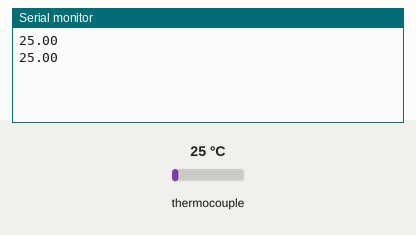
Recording of a sketch running on a simulated Arduino Mega 2560, built with avr-gcc and run on an emulated ATmega2560. Parts: the last lines printed to the serial monitor. The inputs (shaded band) are chosen by the test bench; at power-on: thermocouple 25 °C.

Above: at 1.8 s.
1.9 s: thermocouple set to 6 °C
At 2.8 s:
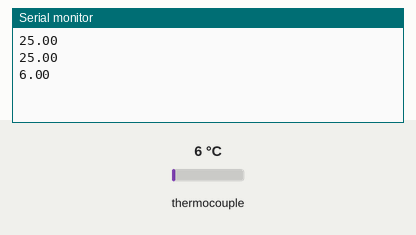
3.4 s: thermocouple set to 75 °C
At 4.5 s:
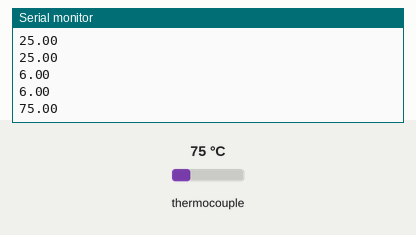
Timing chart, 0 to 6.4 s (numbered marks = the images above; inputs shaded):
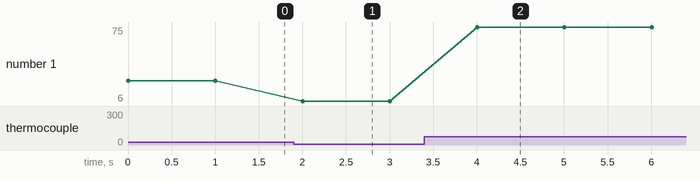

The sketch:

Utils.ino
```cpp
float maxOfAll(int numArgs, ...) {
    va_list args;
    va_start(args, numArgs);

    float temp = va_arg(args, double);
    for (int i = 1; i < numArgs; ++i) {
        float current = va_arg(args, double);
        if (current > temp)
            temp = current;
    }

    va_end(args);
    return temp;
}
```

DesalinationControl.ino
```cpp
// Code tested for Arduino Mega
#include <math.h>
#include <stdarg.h>
#include "max6675.h"
#include "temperature_sensor.h"
#include "fuzzy_control.h"
#include "ezo_pmp_control.h"
#include "utils.h"
#include "water_level_sensor.h"

void setup() {
  Serial.begin(9600);
  Serial3.begin(9600);

  initTemperatureSensors();
  //initLevelSensors();
  //initPumpControl();
  //initFuzzyControl();
}

void loop () {
  //fillSeawaterIfNecessary();
  //setFuzzyMemberships();
  Serial.println(String(readTemperature(SOLAR_RECEIVER_TEMPERATURE_SENSOR)));
  delay(1000);
}
```

EzoPmpControl.ino
```cpp
String input_command = "";
String pump_response = "";

boolean response_complete = false;
boolean is_flowing = false;
float ml;
float max_flowrate = 105.0;


/**
 * This method serves to initialize all the parameters
 * that will be used to control the EZO PMP
 */
void initPumpControl(){
  input_command.reserve(10);
  pump_response.reserve(30);
  max_flowrate = getMaxFlow();
  if (max_flowrate < MIN_FLOW_RATE)
    Serial.println("ERROR ENCOUNTERED WHILE SETTING MAX FLOWRATE. MAX FLOW RATE CAN NOT BE LESS THAN MIN FLOW RATE");

  executeEzoPmpCommand("L,0");
}

/**
 * This method executes everytime serial port_0
 * receives a char. This method will read the inputString
 * until a CR (delimiter) is received.
 *
 * This method also sets response_complete to true
 */
void serialEvent3() {
  pump_response = Serial3.readStringUntil(CARRIAGE_RETURN);
  response_complete = true;
}

/**
 * This method sends a string to the EZO PMP
 * this method doesn't handle any errors.
 */
void executeEzoPmpCommand(String command){
  Serial.println(command);
  Serial3.print(command);
  Serial3.print(CARRIAGE_RETURN);
}

/**
 *
 */
void handleEzoPmpCommand() {
  if (!response_complete)
    return;

  if (isdigit(pump_response[0]) || pump_response[0]== '-')
    ml = pump_response.toFloat();

  pump_response = "";
  response_complete = false;
}

/**
 * @returns true if pump is dispensing, false otherwise
 */
bool getPmpStatus(){
  executeEzoPmpCommand("D,?");
  delay(50);
  if (response_complete)
    return pump_response.indexOf("1") >= 0;
  return false;
}

/**
 * When executed, the pump stop dispensing
 */
void stopDispensing() {
  executeEzoPmpCommand("X");
}

void startConstantFlowrate(float ml_per_min){
  if (ml_per_min < MIN_FLOW_RATE) {
    stopDispensing();
    return;
  }
  if (ml_per_min > max_flowrate){
    stopDispensing();
    return;
  }

  String value2dispense = String(ml_per_min, 1);
  String command = "DC,";
  command.concat(value2dispense);
  command.concat(",*");
  executeEzoPmpCommand(command);
}

float getMaxFlow(){
  executeEzoPmpCommand("DC,?");
  String valueStr = pump_response.substring(pump_response.indexOf(',') + 1);
  if (isdigit(valueStr[0]) || valueStr[0]== '-')
    return valueStr.toFloat();
  return 0.0;
}
```

FuzzyControl.ino
```cpp
/**
 * This method sets all membership degrees
 * to zero
 * @param m membership to clear
 */
void clearMembershipDegrees(membership m) {
  m.very_low = 0;
  m.low = 0;
  m.medium = 0;
  m.high = 0;
  m.very_high = 0;
}

membership seawater_temperature_membership;
membership heated_seawater_temperature_membership;
membership solar_receiver_temperature_membership;
membership flow_membership;

function_limits seawater_limits = {5, 10, 13, 20, 27, 30, 35};
function_limits heated_seawater_limits = {30, 40, 40, 50, 60, 65, 70};
function_limits solar_receiver_limits = {40, 60, 60, 80, 100, 100, 120};
output_limits flow_limits = {5, 8, 6, 10, 8, 12, 10, 14, 12, 15};

/**
 * This method sets all membership degrees of all
 * fuzzy variables to zero
 */
void clearAllMemberships() {
  clearMembershipDegrees(seawater_temperature_membership);
  clearMembershipDegrees(heated_seawater_temperature_membership);
  clearMembershipDegrees(solar_receiver_temperature_membership);
  clearMembershipDegrees(flow_membership);
}

/**
 * This method inits the fuzzy control parameters
 */
void initFuzzyControl(){
  clearAllMemberships();
}
/**
 * @returns the minimum of the two fuzzy vars
*/
float fuzzyAnd(float a, float b) {
  return fmin(a,b);
}

/**
 * @returns the maximum of the two fuzzy vars
*/
float fuzzyOr(float a, float b) {
  return fmax(a,b);
}

/**
 * @returns 1 - the value of the fuzzy var
*/
float fuzzyNot(float a) {
  return 1 - a;
}

/**
 * This normal distribution only applies for the categories
 * from low temperature to high temperature since the others
 * have different function shape
 * @param x value to search
 * @param mu mean
 * @param b upper bound
 * @returns the degrees of membership of the seawater in the specified range
 */
float getNormalDistributionValue(float x, float mu, enum DISTRIBUTION_SIGMA sigma){
  float r = pow(
        exp(1),
        -pow(x - mu, 2) / (2*pow(sigma, 2))
  );
  return r < ROUND_TO_ZERO_IF_LOWER_THAN ? 0 : r;
}

/**
 * This S shape distribution only applies for the categorie
 * very_high since the other categories have different function shapes
 * @param x value to search
 * @param a lower bound
 * @param b upper bound
 * @returns the degrees of membership of the element in the specified range
 */
float getSShapeDistributionValue(float x, float a, float b){
  if (x > b) return 1;
  if (x < a) return 0;
  float r = (x - a)/((float)(b-a));
  return r < ROUND_TO_ZERO_IF_LOWER_THAN ? 0 : r;
}

/**
 * This Z shape distribution only applies for the categorie
 * very_low since the other categories have different function shapes
 * @param x value to search
 * @param a lower bound
 * @param b upper bound
 * @returns the degrees of membership of the element in the specified range
 */
float getZShapeDistributionValue(float x, float a, float b){
  if (x > b) return 0;
  if (x < a) return 1;
  float r = 1 - (b-x)/((float)(b - a));
  return r < ROUND_TO_ZERO_IF_LOWER_THAN ? 0 : r;
}

/**
 * This triangular shape distribution only applies for the categories
 * low, medium and high since the other categories have different function shapes
 * @param x value to search
 * @param a lower bound
 * @param b upper bound
 * @returns the degrees of membership of the element in the specified range
 */
float getTriangularShapeDistributionValue(float x, float a, float b){
  if (x > b) return 0;
  if (x < a) return 0;
  return 1 - (2*abs(x - (a + b)/2))/((float) b - a);
}

/**
 * @param temperature reference temperature
 * @param limits membership curves limits
 * @param m membership data struct
 * @param sigma Standard deviation of the normal distribution
*/
void setMembership(
    float temperature,
    function_limits limits,
    membership m,
    enum DISTRIBUTION_SIGMA sigma
) {
  m.very_low = getZShapeDistributionValue(
    temperature,
    limits.lower_limit_very_low,
    limits.upper_limit_very_low
  );
  m.low = getNormalDistributionValue(
    temperature,
    limits.mean_low,
    sigma
  );
  m.medium = getNormalDistributionValue(
    temperature,
    limits.mean_medium,
    sigma
  );
  m.high = getNormalDistributionValue(
    temperature,
    limits.mean_high,
    sigma
  );
  m.very_high = getSShapeDistributionValue(
    temperature,
    limits.lower_limit_very_high,
    limits.upper_limit_very_high
  );
}

/**
 * This method sets all FuzzyMemberships using
 * the sensors' data
 */
void setFuzzyMemberships() {
  clearAllMemberships();
  setMembership(
    readTemperature(SEAWATER_TEMPERATURE_SENSOR),
    seawater_limits,
    seawater_temperature_membership,
    SEAWATER_NORMAL_DISTRIBUTION_SIGMA
  );
  setMembership(
    readTemperature(HEATED_SEAWATER_TEMPERATURE_SENSOR),
    heated_seawater_limits,
    heated_seawater_temperature_membership,
    HEATED_SEAWATER_NORMAL_DISTRIBUTION_SIGMA
  );
  setMembership(
    readTemperature(SOLAR_RECEIVER_TEMPERATURE_SENSOR),
    solar_receiver_limits,
    solar_receiver_temperature_membership,
    SOLAR_RECEIVER_NORMAL_DISTRIBUTION_SIGMA
  );

  if (!activateFlow()) {
    if (getPmpStatus())
      stopDispensing();
    return;
  }

  /* starts dispensing */
  startConstantFlowrate(defuzzify());
}

/**
 * When we trye
 */
void setMaxOfTwo(float * current_membership, float new_membership){
  if (new_membership > *current_membership)
    *current_membership = new_membership;
}

bool activateFlow(){
  float temp;
  /**
   * ***************************************************
   * ***************************************************
   * ****            SUPERIOR RULES                 ****
   * ***************************************************
   * ***************************************************
   */
  /* If SRT is very low, then flow is zero*/
  if (solar_receiver_temperature_membership.very_low >= 0)
    return false;
  /* If SRT is low AND ST is (low OR very low), then flow is zero*/
  if (
    fuzzyAnd(
      solar_receiver_temperature_membership.low,
      fuzzyOr(
        seawater_temperature_membership.low,
        seawater_temperature_membership.very_low
      )
    ) >= 0
  )
    return false;
  /* If HST is very_high AND SRT is (very high OR high), then flow is very high */
  if (
    fuzzyAnd(
      heated_seawater_temperature_membership.very_high,
      fuzzyOr(
        solar_receiver_temperature_membership.very_high,
        solar_receiver_temperature_membership.high
      )
    ) >= 0
   ) {
    setMaxOfTwo(&flow_membership.very_high, heated_seawater_temperature_membership.very_high);
   }
  /* If HST is very_high AND SRT is (medium high OR low), then flow is high */
   if (
    (temp = fuzzyAnd(
      heated_seawater_temperature_membership.very_high,
      fuzzyOr(
        solar_receiver_temperature_membership.medium,
        solar_receiver_temperature_membership.low
      )
    )) >= 0
   ) {
    setMaxOfTwo(&flow_membership.high, temp);
  }
  /**
   * ***************************************************
   * ***************************************************
   * ****             GENERAL RULES                 ****
   * ***************************************************
   * ***************************************************
   */
  /**
   * ***************************************************
   * ********************* SRT LOW *********************
   * ***************************************************
   */
  /* If SRT is low but not very low AND ST is very_high, then flow is medium */
   if (
    (temp = fuzzyAnd(
      solar_receiver_temperature_membership.low,
      seawater_temperature_membership.very_high
    )) >= 0
   ) {
    if (solar_receiver_temperature_membership.very_low == 0)
      setMaxOfTwo(&flow_membership.medium, temp);
  }
  /* If SRT is low but not very low AND ST is high, then flow is low */
  if (
    (temp = fuzzyAnd(
      solar_receiver_temperature_membership.low,
      seawater_temperature_membership.high
    )) >= 0
   ) {
    if (solar_receiver_temperature_membership.very_low == 0)
      setMaxOfTwo(&flow_membership.low, temp);
  }
  /* If SRT is low but not very low AND ST is medium, then flow is medium */
  if (
    (temp = fuzzyAnd(
      solar_receiver_temperature_membership.low,
      seawater_temperature_membership.medium
    )) >= 0
   ) {
    if (solar_receiver_temperature_membership.very_low == 0)
      setMaxOfTwo(&flow_membership.very_low, temp);
  }
  /**
   * **************************************************
   * ******************* SRT MEDIUM *******************
   * **************************************************
   */
  /* If SRT is medium AND ST is very low, then flow is very low*/
  if (
    (temp = fuzzyAnd(
      solar_receiver_temperature_membership.medium,
      seawater_temperature_membership.very_low
    )) >= 0
   ) {
    setMaxOfTwo(&flow_membership.very_low, temp);
  }
  /* If SRT is medium AND ST is low, then flow is low*/
  if (
    (temp = fuzzyAnd(
      solar_receiver_temperature_membership.medium,
      seawater_temperature_membership.low
    )) >= 0
   ) {
    setMaxOfTwo(&flow_membership.low, temp);
  }
  /* If SRT is medium AND ST is medium, then flow is medium*/
  if (
    (temp = fuzzyAnd(
      solar_receiver_temperature_membership.medium,
      seawater_temperature_membership.medium
    )) >= 0
   ) {
    setMaxOfTwo(&flow_membership.medium, temp);
  }
  /* If SRT is medium AND ST is very high, then flow is high*/
  if (
    (temp = fuzzyAnd(
      solar_receiver_temperature_membership.medium,
      seawater_temperature_membership.very_high
    )) >= 0
   ) {
    setMaxOfTwo(&flow_membership.high, temp);
  }

  /**
   * **************************************************
   * ******************** SRT HIGH ********************
   * **************************************************
   */

  /* If SRT is high AND ST is very low, then flow is low*/
  if (
    (temp = fuzzyAnd(
      solar_receiver_temperature_membership.high,
      seawater_temperature_membership.very_low
    )) >= 0
   ) {
    setMaxOfTwo(&flow_membership.low, temp);
  }

  /* If SRT is high AND ST is low, then flow is medium*/
  if (
    (temp = fuzzyAnd(
      solar_receiver_temperature_membership.high,
      seawater_temperature_membership.low
    )) >= 0
   ) {
    setMaxOfTwo(&flow_membership.medium, temp);
  }

  /* If SRT is high AND ST is medium, then flow is high*/
  if (
    (temp = fuzzyAnd(
      solar_receiver_temperature_membership.high,
      seawater_temperature_membership.medium
    )) >= 0
   ) {
    setMaxOfTwo(&flow_membership.high, temp);
  }

  /* If SRT is high AND ST is high OR very_high, then flow is very high*/
  if (
    (temp = fuzzyAnd(
      solar_receiver_temperature_membership.high,
      fuzzyOr(
        seawater_temperature_membership.high,
        seawater_temperature_membership.very_high
      )
    )) >= 0
   ) {
    setMaxOfTwo(&flow_membership.high, temp);
  }

  /**
   * **************************************************
   * ***************** SRT VERY HIGH ******************
   * **************************************************
   */

   /* If SRT is very high AND ST is medium OR low, then flow is high*/
  if (
    (temp = fuzzyAnd(
      solar_receiver_temperature_membership.high,
      fuzzyOr(
        seawater_temperature_membership.low,
        seawater_temperature_membership.medium
      )
    )) >= 0
   ) {
    setMaxOfTwo(&flow_membership.high, temp);
  }

  /* If SRT is very high AND ST is high OR very high, then flow is very high*/
  if (
    (temp = fuzzyAnd(
      solar_receiver_temperature_membership.high,
      fuzzyOr(
        seawater_temperature_membership.high,
        seawater_temperature_membership.very_high
      )
    )) >= 0
   ) {
    setMaxOfTwo(&flow_membership.very_high, temp);
  }

  return true;
}

/**
 * This method converts the fuzzy output to a crisp value
 */
float defuzzify(){
  float num = 0;
  float den = 0;
  float max_flow = getMaxFlow();

  for (float x = MINIMUM_FLOW; x <= max_flow; x += 0.02){ // Usar un incremento pequeño para aproximar la integral
    // Calculate membership
    float s = maxOfAll(
      5,
      min(flow_membership.very_low, getZShapeDistributionValue(x, flow_limits.lower_limit_very_low, flow_limits.upper_limit_very_low)),
      min(flow_membership.low, getTriangularShapeDistributionValue(x, flow_limits.lower_limit_low, flow_limits.upper_limit_low)),
      min(flow_membership.medium, getTriangularShapeDistributionValue(x, flow_limits.lower_limit_medium, flow_limits.upper_limit_medium)),
      min(flow_membership.high, getTriangularShapeDistributionValue(x, flow_limits.lower_limit_high, flow_limits.upper_limit_high)),
      min(flow_membership.very_high, getSShapeDistributionValue(x, flow_limits.lower_limit_very_high, flow_limits.upper_limit_very_high))
    );
    // Integral
    num += x * s;
    den += s;
  }
  // return centroid
  if (den > 0)
    return num / den;
  return 0.0;
}
```

TemperatureSensor.ino
```cpp
MAX6675 solarReceiverTemp(
  SOLAR_RECEIVER_TEMPERATURE_SENSOR_PIN_SCK,
  SOLAR_RECEIVER_TEMPERATURE_SENSOR_PIN_CS,
  SOLAR_RECEIVER_TEMPERATURE_SENSOR_PIN_SO

);

void initTemperatureSensors(){
  pinMode(SOLAR_RECEIVER_TEMPERATURE_SENSOR_PIN_CS, OUTPUT);
  pinMode(SOLAR_RECEIVER_TEMPERATURE_SENSOR_PIN_SO, INPUT);
  pinMode(SOLAR_RECEIVER_TEMPERATURE_SENSOR_PIN_SCK, OUTPUT);
}

float readTemperature(enum TEMPERATURE_SENSOR sensor){
  switch (sensor){
    case SEAWATER_TEMPERATURE_SENSOR:
      return readThermistorTemperature(SEA_WATER_TEMPERATURE_SENSOR_PIN);
    case HEATED_SEAWATER_TEMPERATURE_SENSOR:
      return readThermistorTemperature(HEATED_SEA_WATER_TEMPERATURE_SENSOR_PIN);
    case SOLAR_RECEIVER_TEMPERATURE_SENSOR:
      return readThermocoupleTemperature(solarReceiverTemp);
  }
  return -1.0;
}

/**
 * This method reads the temperature of the passed MAX6675 sensor
*/
float readThermocoupleTemperature(MAX6675 sensor) {
  return sensor.readCelsius();
}

float readThermistorTemperature(int pin){
  float Vo = analogRead(pin);
  float R = THERMISTOR_FIXED_RESISTANCE * ((1023.0 / (float) Vo) - (float) 1.0);
  float logr = log(R);

  return (1 / (STEINHART_HART_CONSTANT_A + logr * STEINHART_HART_CONSTANT_B + STEINHART_HART_CONSTANT_C * pow(logr,3))) - 273.15;
}
```

WaterLevelSensor.ino
```cpp
/**
 * This method sets the pin modes' used for the control
 * of water supply to the system
 */
void initLevelSensors() {
  pinMode(SEA_WATER_LEVEL_SENSOR_PIN, INPUT);
  pinMode(CONDENSED_WATER_LEVEL_SENSOR_PIN, INPUT);

  pinMode(SEA_WATER_LEVEL_SENSOR_RELAY_PIN, OUTPUT);
  pinMode(CONDENSED_WATER_LEVEL_SENSOR_RELAY_PIN, OUTPUT);
}

/**
 * @returns true if sensor is active
 */
bool isSensorActive(int sensor_pin) {
  return digitalRead(sensor_pin) == HIGH;
}

/**
 * This method activates the relay power
 * the water pump
 */
void activateRelay (int relay_pin) {
  digitalWrite(relay_pin, HIGH);
}

/**
 * This method deactivates the relay to
 * shut down the water pump
 */
void deactivateRelay (int relay_pin) {
  digitalWrite(relay_pin, LOW);
}

void fillSeawaterIfNecessary(){
  if (isSensorActive(SEA_WATER_LEVEL_SENSOR_PIN)) {
    deactivateRelay(SEA_WATER_LEVEL_SENSOR_RELAY_PIN);
    return;
  }
  activateRelay(SEA_WATER_LEVEL_SENSOR_RELAY_PIN);
}
```

ezo_pmp_control.h
```cpp
#ifndef EZO_PMP_CONTROL_H
#define EZO_PMP_CONTROL_H

#define CARRIAGE_RETURN '\r'
#define MIN_FLOW_RATE 0.5

void initPumpControl();
void executeEzoPmpCommand(String command);
void handleEzoPmpCommand();
bool getPmpStatus();
void stopDispensing();
void startConstantFlowrate(float);

#endif
```

Source omitted: fuzzy_control.h (1304 bytes), temperature_sensor.h (965 bytes), utils.h (34 bytes), water_level_sensor.h (310 bytes)

Measured:
- after the input at 1.9 s, the serial monitor: prints a new line after 0.10 s (image 1)
- after the input at 3.4 s, the serial monitor: prints a new line after 0.60 s (image 2)
- plotted number 1: 25 → 6 after the input at 1.9 s, 6 → 75 after the input at 3.4 s
